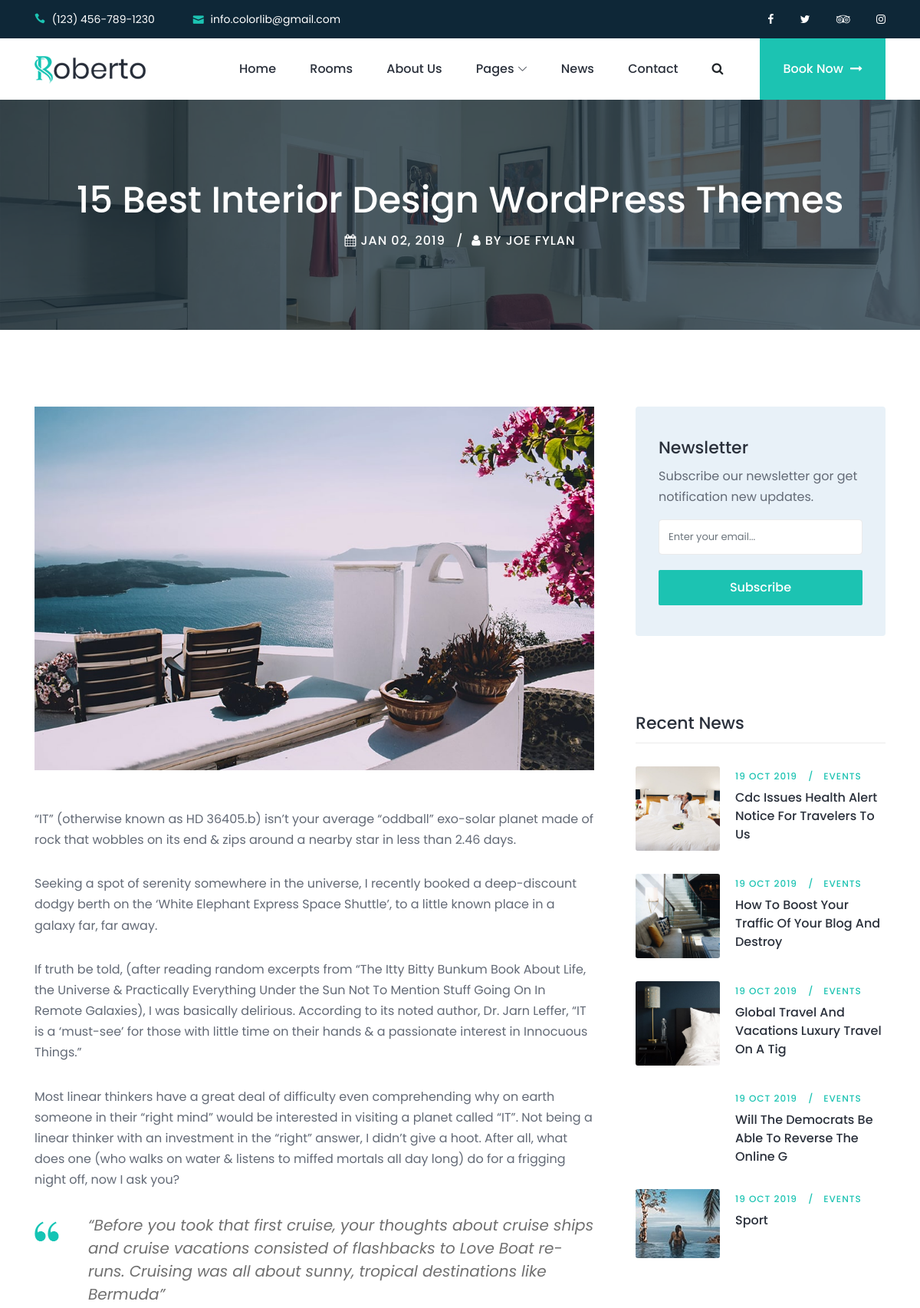
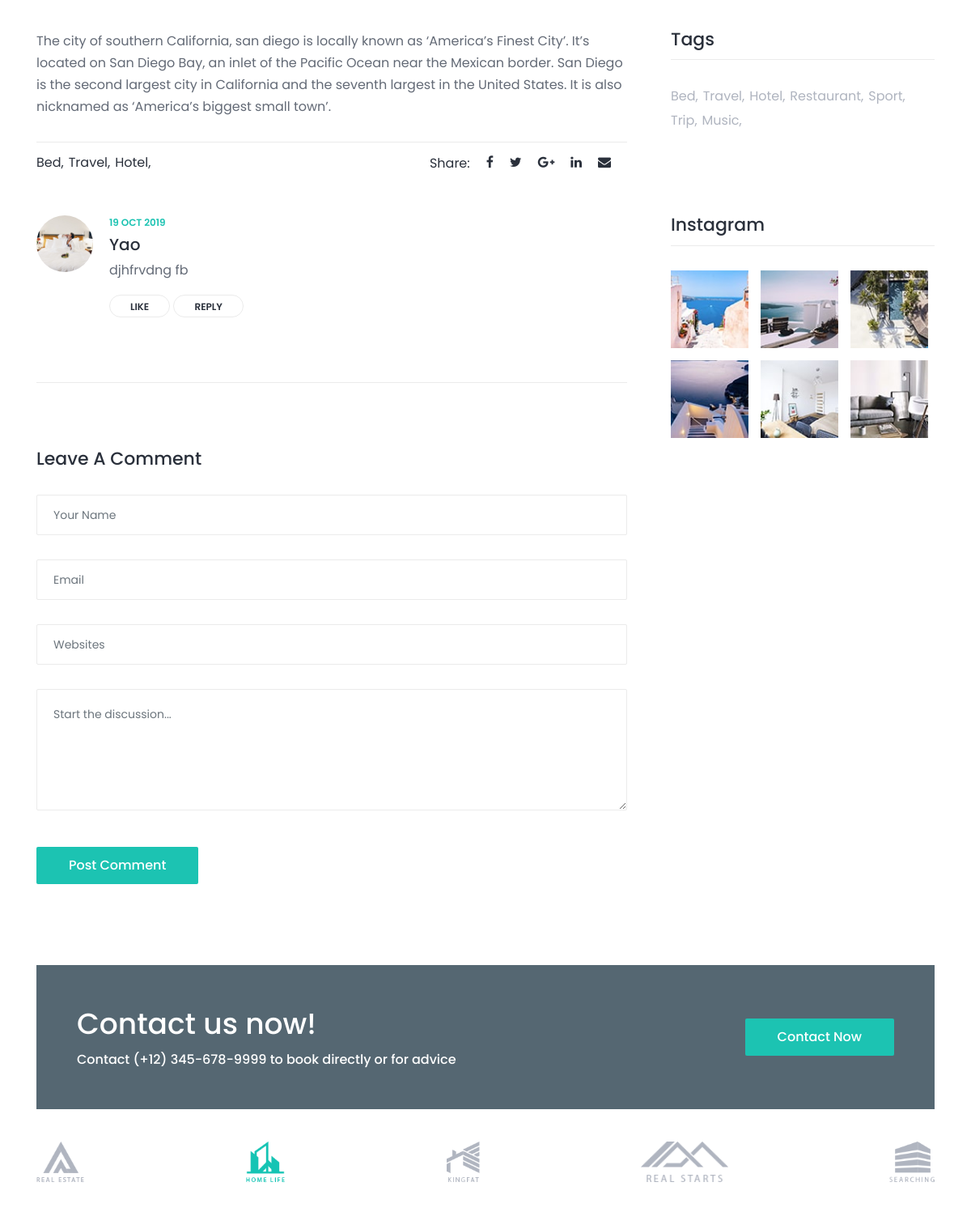
The app's page /blog/1/single (upper part) with its own data (2 pictures, top to bottom).
### blog/models.py (models this page shows, shortened)
class Article(models.Model):
    categorie = models.ForeignKey(Categorie, on_delete=models.CASCADE, related_name='article_categorie')
    tag = models.ManyToManyField(Tag)
    titre = models.CharField(max_length=50)
    description = models.TextField()
    image = models.ImageField(upload_to='blog/')
    contenu = HTMLField('Content', default="null")
    image_single = models.ImageField(upload_to='blog/')
    status = models.BooleanField(default=True)
    date_add = models.DateTimeField(auto_now_add=True)
    date_upd = models.DateTimeField(auto_now=True)
    class Meta:
        verbose_name = 'Article'
        verbose_name_plural = 'Articles'

class Tag(models.Model):
    nom = models.CharField(max_length=50)
    status = models.BooleanField(default=True)
    date_add = models.DateTimeField(auto_now_add=True)
    date_upd = models.DateTimeField(auto_now=True)
    class Meta:
        verbose_name = 'Tag'
        verbose_name_plural = 'Tags'

class Social(models.Model):
    nom = models.CharField(max_length=50)
    lien = models.URLField()
    status = models.BooleanField(default=True)
    date_add = models.DateTimeField(auto_now_add=True)
    date_upd = models.DateTimeField(auto_now=True)
    class Meta:
        verbose_name = 'Social'
        verbose_name_plural = 'Socials'

class Commentaire(models.Model):
    article = models.ForeignKey(Article, on_delete=models.CASCADE, related_name='article_commentaire', blank=True, null=True)
    image = models.ImageField(upload_to='blog', default='blog/24.jpg')
    nom = models.CharField(max_length=50, blank=True, null=True)
    email = models.EmailField(max_length=254)
    message = models.TextField()
    website = models.URLField()
    status = models.BooleanField(default=False)
    date_add = models.DateTimeField(auto_now_add=True)
    date_upd = models.DateTimeField(auto_now=True)
    class Meta:
        verbose_name = 'Commentaire'
        verbose_name_plural = 'Commentaires'

class Categorie(models.Model):
    nom = models.CharField(max_length=50)
    status = models.BooleanField(default=True)
    date_add = models.DateTimeField(auto_now_add=True)
    date_upd = models.DateTimeField(auto_now=True)
    class Meta:
        verbose_name = 'Categorie'
        verbose_name_plural = 'Categories'

class Instagram(models.Model):
    image = models.ImageField(upload_to='blog/instagram')
    class Meta:
        verbose_name = 'Instagram'
        verbose_name_plural = 'Instagrams'

### blog/views.py (the view)
# urls.py: path('<int:id>/single', views.single, name="single"),
def single(request, id):
	email = request.POST.get('email')
	name = request.POST.get('name')
	emails = request.POST.get('email')
	web = request.POST.get('website')
	message = request.POST.get('message')
	arti = Article.objects.filter(status=True)
	tag = Tag.objects.all()
	inst = Instagram.objects.all()
	com = Commentaire.objects.filter(status=True)
	so = Social.objects.all()
	if email is not None:
		h = Newsletter(email=email)
		h.save()
	if name is not None and emails is not None and web is not None and message is not None:
		me = Commentaire(nom=name,email=emails,website=web,message=message)
		me.save()
	print(email)
	ar = Article.objects.get(pk=id)
	data= {
		'ar': ar,
		'arti': arti,
		'tag': tag,
		'inst': inst,
		'com': com,
		'so': so,
	}
	return render(request, 'blog/single_blog.html', data)

### templates/blog/single_blog.html (shortened to what this page needs)
{% extends 'bases/base.html' %}
{% block main %}
    <div class="breadcrumb-area bg-img bg-overlay jarallax" style="background-image: url(/static/img/bg-img/17.jpg);">
        <div class="container h-100">
            <div class="row h-100 align-items-center">
                <div class="col-12">
                    <div class="breadcrumb-content text-center">
                        <div class="breadcrumb-post-content">
                            <h2 class="post-title">15 Best Interior Design WordPress Themes</h2>
                            <div class="post-meta">
                                <a href="#" class="post-date"><i class="fa fa-calendar" aria-hidden="true"></i> Jan 02, 2019</a>
                                <a href="#" class="post-author"><i class="fa fa-user" aria-hidden="true"></i> by Joe Fylan</a>
                            </div>
                        </div>
                    </div>
                </div>
            </div>
        </div>
    </div>
    <div class="roberto-news-area section-padding-100-0">
        <div class="container">
            <div class="row justify-content-center">
                <div class="col-12 col-lg-8">
                    <div class="post-thumbnail mb-50">
                        <img src="{{ ar.image_single.url }}" alt="">
                    </div>
                    <div class="blog-details-text">
                        <p>{{ ar.contenu|safe }}</p>
                    </div>
                    <div class="post-author-area d-flex align-items-center justify-content-between mb-50">
                        <ul class="popular-tags">
                            {% for a in ar.tag.all %}
                            <li><a href="#">{{ a.nom }},</a></li>
                            {% endfor %}
                        </ul>
                        <div class="author-social-info d-flex align-items-center">
                            <p>Share:</p>
                            {% for s in so %}
                            <a href="{{ s.lien }}"><i class="{{ s.nom }}" aria-hidden="true"></i></a>
                            {% endfor %}
                        </div>
                    </div>
                    <div class="comment_area mb-50 clearfix">
                        <ol>
                            {% for c in com %}
                            <li class="single_comment_area">
                                <div class="comment-content d-flex">
                                    <div class="comment-author">
                                        <img src="{{ c.image.url }}" alt="author">
                                    </div>
                                    <div class="comment-meta">
                                        <a href="#" class="post-date">{{ c.date_add|date:"d M Y"}}</a>
                                        <h5>{{ c.nom }}</h5>
                                        <p>{{ c.message }}</p>
                                        <a href="#" class="like">Like</a>
                                        <a href="#" class="reply">Reply</a>
                                    </div>
                                </div>
                            </li>
                            {% endfor %}
                        </ol>
                    </div>
                    <div class="roberto-contact-form mt-80 mb-100">
                        <h2>Leave A Comment</h2>
                        <form action="#" method="post">
                            <div class="row">
                                <div class="col-12">
                                    <input type="text" name="name" class="form-control mb-30" placeholder="Your Name">
                                </div>
                                <div class="col-12">
                                    <input type="email" name="email" class="form-control mb-30" placeholder="Email">
                                </div>
                                <div class="col-12">
                                    <input type="text" name="website" class="form-control mb-30" placeholder="Websites">
                                </div>
                                <div class="col-12">
                                    <textarea name="message" class="form-control mb-30" placeholder="Start the discussion..."></textarea>
                                </div>
                                <div class="col-12">
                                    <button type="submit" class="btn roberto-btn btn-3 mt-15">Post Comment</button>
                                </div>
                            </div>
                        </form>
                    </div>
                </div>
                <div class="col-12 col-sm-8 col-md-6 col-lg-4">
                    <div class="roberto-sidebar-area pl-md-4">
                        <div class="single-widget-area mb-100">
                            <div class="newsletter-form">
                                <h5>Newsletter</h5>
                                <p>Subscribe our newsletter gor get notification new updates.</p>
                                <form action="#" method="POST">{% csrf_token %}
                                    <input type="email" name="email" class="form-control" placeholder="Enter your email...">
                                    <button type="submit" class="btn roberto-btn w-100">Subscribe</button>
                                </form>
                            </div>
                        </div>
                        <div class="single-widget-area mb-100">
                            <h4 class="widget-title mb-30">Recent News</h4>
                            {% for art in arti %}
                            <div class="single-recent-post d-flex">
                                <div class="post-thumb">
                                    <a href="{% url 'blog:single' art.id %}"><img src="{{ art.image.url }}" alt=""></a>
                                </div>
                                <div class="post-content">
                                    <div class="post-meta">
                                        <a href="#" class="post-author">{{ art.date_add|date:"d M Y" }}</a>
                                        <a href="#" class="post-tutorial">{{ art.categorie.nom }}</a>
                                    </div>
                                    <a href="{% url 'blog:single' art.id %}" class="post-title">{{ art.titre }}</a>
                                </div>
                            </div>
                            {% endfor %}
                        </div>
                        <div class="single-widget-area mb-100 clearfix">
                            <h4 class="widget-title mb-30">Tags</h4>
                            <ul class="popular-tags">
                                    {% for t in tag %}
                                    <li><a href="#">{{ t.nom }},</a></li>
                                    {% endfor %}
                            </ul>
                        </div>
                        <div class="single-widget-area mb-100 clearfix">
                            <h4 class="widget-title mb-30">Instagram</h4>
                            <ul class="instagram-feeds">
                                    {% for i in inst %}
                                    <li><a href="#"><img src="{{ i.image.url }}" alt=""></a></li>
                                    {% endfor %}
                            </ul>
                        </div>
                    </div>
                </div>
            </div>
        </div>
    </div>
    <section class="roberto-cta-area">
        <div class="container">
            <div class="cta-content bg-img bg-overlay jarallax" style="background-image: url(img/bg-img/1.jpg);">
                <div class="row align-items-center">
                    <div class="col-12 col-md-7">
                        <div class="cta-text mb-50">
                            <h2>Contact us now!</h2>
                            <h6>Contact (+12) 345-678-9999 to book directly or for advice</h6>
                        </div>
                    </div>
                    <div class="col-12 col-md-5 text-right">
                        <a href="#" class="btn roberto-btn mb-50">Contact Now</a>
                    </div>
                </div>
            </div>
        </div>
    </section>
    <div class="partner-area">
        <div class="container">
            <div class="row">
                <div class="col-12">
                    <div class="partner-logo-content d-flex align-items-center justify-content-between wow fadeInUp" data-wow-delay="300ms">
                        <a href="#" class="partner-logo"><img src="/static/img/core-img/p1.png" alt=""></a>
                        <a href="#" class="partner-logo"><img src="/static/img/core-img/p2.png" alt=""></a>
                        <a href="#" class="partner-logo"><img src="/static/img/core-img/p3.png" alt=""></a>
                        <a href="#" class="partner-logo"><img src="/static/img/core-img/p4.png" alt=""></a>
                        <a href="#" class="partner-logo"><img src="/static/img/core-img/p5.png" alt=""></a>
                    </div>
                </div>
            </div>
        </div>
    </div>
{% endblock %}

### static/css/default-assets/classy-nav.css (style rules this page uses)
.justify-content-between { -webkit-box-pack: justify; -ms-flex-pack: justify; justify-content: space-between; }
.justify-content-center { -webkit-box-pack: center; -ms-flex-pack: center; justify-content: center; }

### records on screen
Article: image_single (picture), contenu "“IT” (otherwise known as HD 36405.b) isn’t your average “oddball” exo-solar planet made of rock that wobbles on its end & zips around a nearby star in less than 2.46 days. Seeking a spot of serenity somewhere in the universe, I recently booked a deep-discount dodgy berth on the ‘White Elephant Express Space Shuttle’, to a little known place in a galaxy far, far away. If truth be told, (after reading random excerpts from “The Itty Bitty Bunkum Book About Life, the Universe & Practically Everything Under the Sun Not To Mention Stuff Going On In Remote Galaxies), I was basically delirious. According to its noted author, Dr. Jarn Leffer, “IT is a ‘must-see’ for those with little time on their…", contenu (picture), image (picture), date_add "19 OCT 2019", categorie.nom "EVENTS", titre "Cdc Issues Health Alert Notice For Travelers To Us"
Tag: nom "Bed"
Tag: nom "Travel"
Tag: nom "Hotel"
Commentaire: image (picture), date_add "19 OCT 2019", nom "Yao", message "djhfrvdng fb"
Article: image (picture), date_add "19 OCT 2019", categorie.nom "EVENTS", titre "How To Boost Your Traffic Of Your Blog And Destroy"
Article: image (picture), date_add "19 OCT 2019", categorie.nom "EVENTS", titre "Global Travel And Vacations Luxury Travel On A Tig"
Article: date_add "19 OCT 2019", categorie.nom "EVENTS", titre "Will The Democrats Be Able To Reverse The Online G"
Article: image (picture), date_add "19 OCT 2019", categorie.nom "EVENTS", titre "Sport"
Tag: nom "Restaurant"
Tag: nom "Sport"
Tag: nom "Trip"
Tag: nom "Music"
Instagram: image (picture)
Instagram: image (picture)
Instagram: image (picture)
Instagram: image (picture)
Instagram: image (picture)
Instagram: image (picture)
